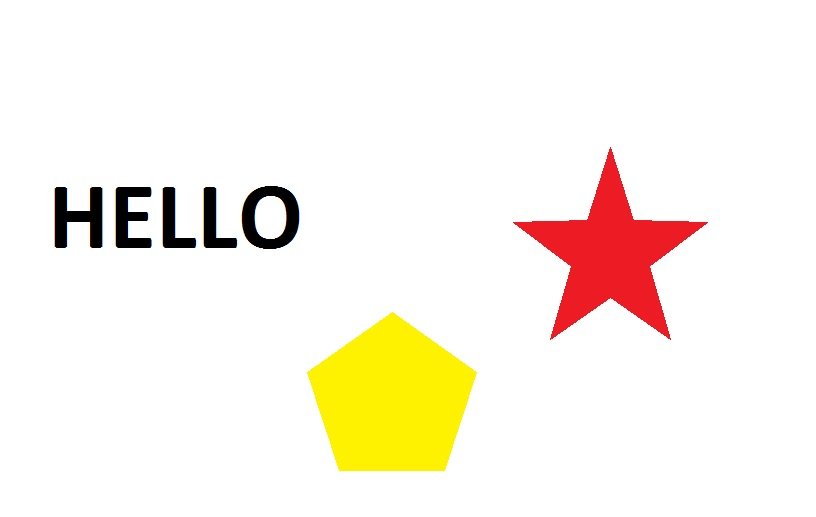
#> input picture SampleImage3.jpg, 816 x 517 px
$ python 'Corner Detection.py'
#> lines starting #> are read from the running program, lines starting #| are printed output that depends on the picture; after the words box and inside, x2 and y2 are one past the last pixel; in counts of white or black regions, pixels touching at a corner belong together
import cv2
import numpy as np

img = cv2.imread('SampleImage3.jpg')
#> img is the input picture: shape (517, 816, 3); mean B, G, R 232.8, 243.2, 250.1
gray = cv2.cvtColor(img, cv2.COLOR_BGR2GRAY)
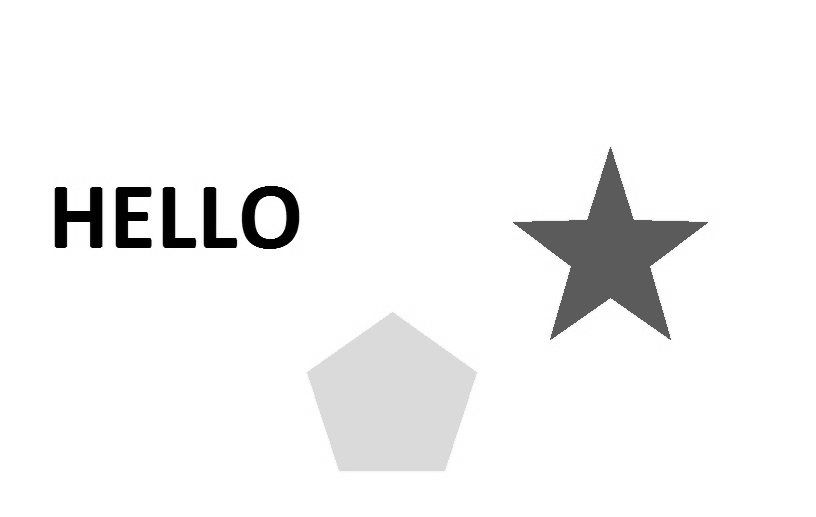
#> gray: shape (517, 816); min 0, max 255, mean 244.1

gray = np.float32(gray)

corners = cv2.goodFeaturesToTrack(gray, 100, 0.01,10)
#> corners = 96 rows, first 8: [89, 210], [128, 237], [89, 222], [128, 197], [128, 221], [128, 211], [67, 222], [67, 210]
corners = np.int0(corners)

for corner in corners:
    x,y = corner.ravel()
    cv2.circle(img, (x,y),3,255,-1)
#> this loop made 96 passes
#> (x, y) on passes 1 to 12: (89, 210), (128, 237), (89, 222), (128, 197), (128, 221), (128, 211), (67, 222), (67, 210), (176, 236), (217, 236), (146, 213), (235, 247)
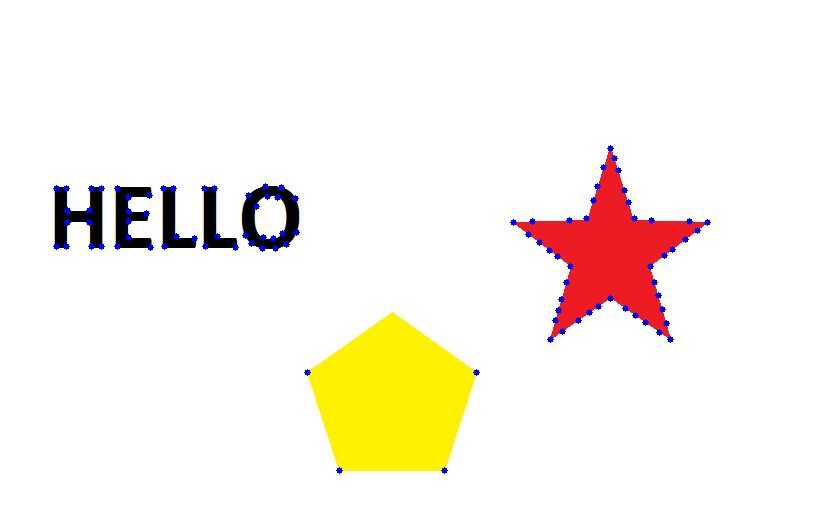
#> img: shape (517, 816, 3); 0.66% of pixels changed, all inside (x1, y1, x2, y2) = (53, 145, 711, 474)

cv2.imshow("Corners", img)

$ run again, with SampleImage1.jpg copied over SampleImage3.jpg
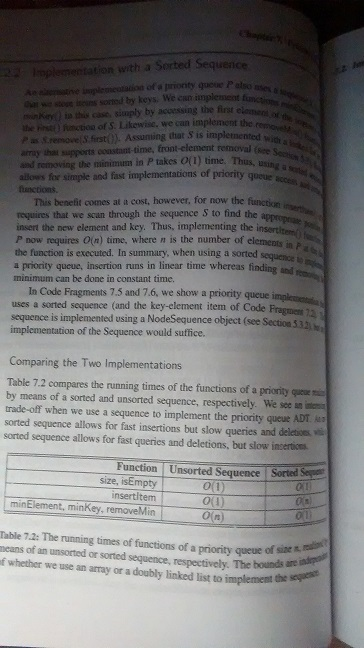
#> input picture SampleImage1.jpg, 364 x 648 px
#> img is the input picture: shape (648, 364, 3); mean B, G, R 118, 117.6, 118.4
#> corners = 100 rows, first 8: [118, 469], [151, 363], [171, 465], [156, 471], [139, 470], [149, 314], [234, 471], [93, 440]
#> the loop `for corner in corners:` made 100 passes
#> after the loop `for corner in corners:`:
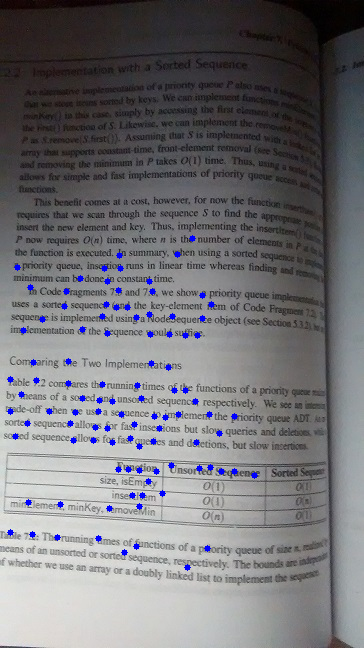
#> img: shape (648, 364, 3); 1.23% of pixels changed, all inside (x1, y1, x2, y2) = (7, 235, 258, 571)

$ run again, with SampleImage2.jpg copied over SampleImage3.jpg
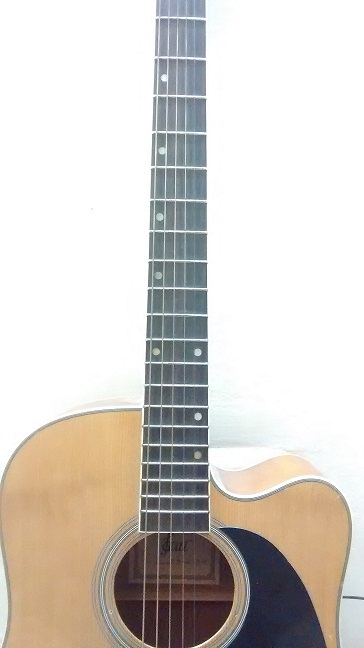
#> input picture SampleImage2.jpg, 364 x 648 px
#> img is the input picture: shape (648, 364, 3); mean B, G, R 201.1, 206.8, 211.9
#> `gray = cv2.cvtColor(img, cv2.COLOR_BGR2GRAY)`:
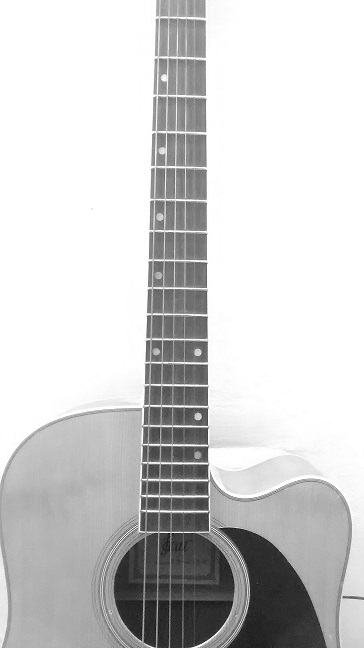
#> gray: shape (648, 364); min 8, max 255, mean 207.7
#> corners = 100 rows, first 8: [207, 465], [207, 447], [207, 428], [206, 263], [207, 509], [207, 408], [207, 478], [207, 387]
#> the loop `for corner in corners:` made 100 passes
#> after the loop `for corner in corners:`:
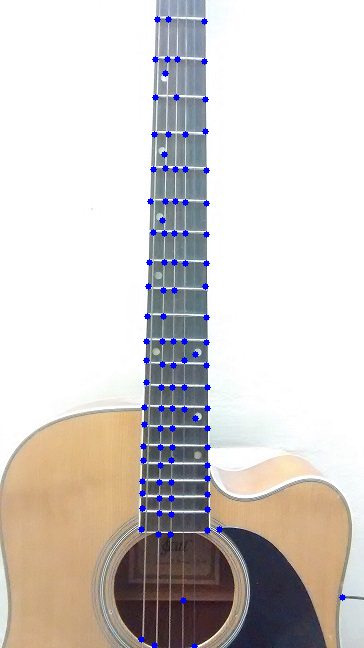
#> img: shape (648, 364, 3); 1.23% of pixels changed, all inside (x1, y1, x2, y2) = (138, 16, 346, 648)
